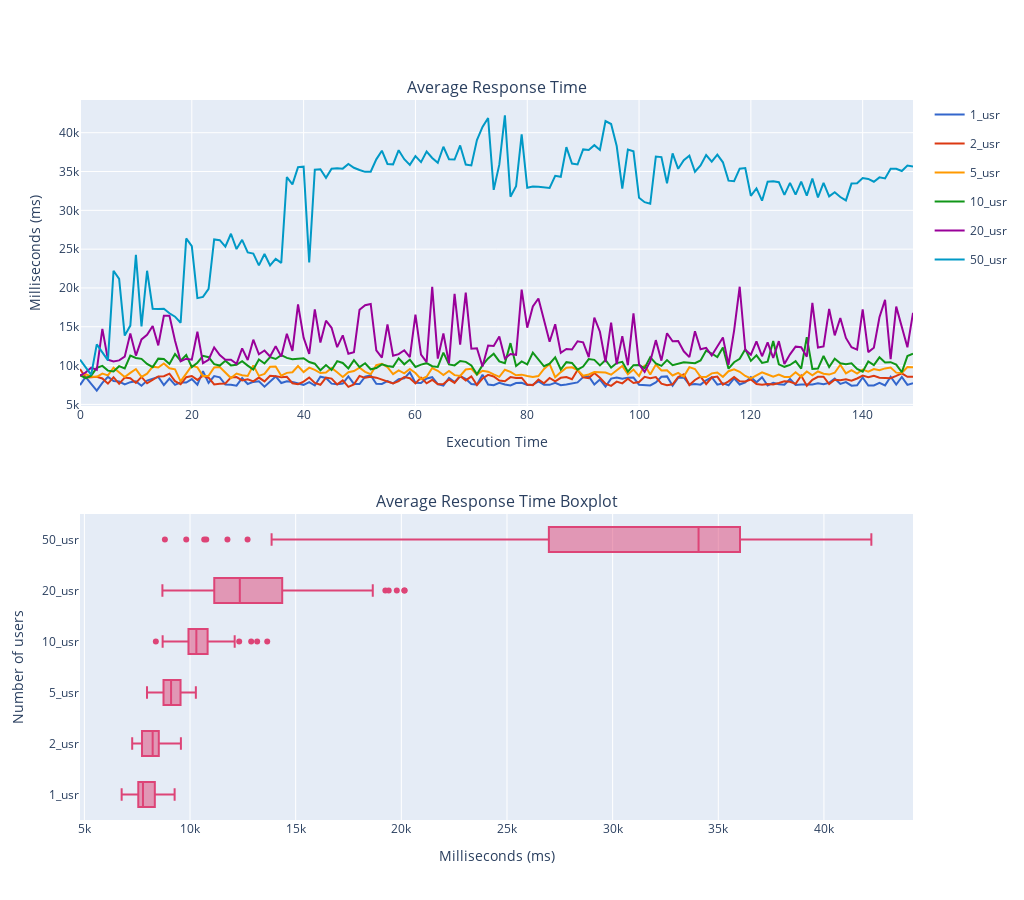

Notebook code cell kept with this figure:
### Code cell
figure1 = px.line(data_frame=merged_pd, 
                       color_discrete_sequence=px.colors.qualitative.G10)

figure2 = px.box(data_frame=merged_pd,
                 x =['1_usr', '2_usr', '5_usr', '10_usr', '20_usr', '50_usr'],
                 color_discrete_sequence=px.colors.qualitative.G10[6:])

# For as many traces that exist per Express figure, get the traces from each plot and store them in an array.
# This is essentially breaking down the Express fig into it's traces
figure1_traces = []
figure2_traces = []

for trace in range(len(figure1["data"])):
    figure1_traces.append(figure1["data"][trace])
for trace in range(len(figure2["data"])):
    figure2_traces.append(figure2["data"][trace])

#Create a 1x2 subplot
aggregated_results = make_subplots(rows=2, cols=1, 
                                   vertical_spacing=0.15,
                                   subplot_titles=['Average Response Time', 'Average Response Time Boxplot']) 

# Get the Express fig broken down as traces and add the traces to the proper plot within in the subplot
for traces in figure1_traces:
    aggregated_results.append_trace(traces, row=1, col=1)
for traces in figure2_traces:
    aggregated_results.append_trace(traces, row=2, col=1)


aggregated_results.update_xaxes(title_text="Execution Time", row=1, col=1)
aggregated_results.update_yaxes(title_text="Milliseconds (ms)", row=1, col=1)

aggregated_results.update_xaxes(title_text="Milliseconds (ms)", row=2, col=1)
aggregated_results.update_yaxes(title_text="Number of users", row=2, col=1)

aggregated_results.update_layout(height=900, width=1024)
aggregated_results.show()

### Figure 1 — Plotly figure (JSON) as saved in the notebook; plotly's stock layout.template omitted (floating-point values rounded to 4 significant figures; data arrays with more than 128 entries replaced by an {"elided": "..."} marker saying what was removed)
{"data": [{"hovertemplate": "variable=1_usr<br>index=%{x}<br>value=%{y}<extra></extra>", "legendgroup": "1_usr", "line": {"color": "#3366CC", "dash": "solid"}, "marker": {"symbol": "circle"}, "mode": "lines", "name": "1_usr", "orientation": "v", "showlegend": true, "type": "scatter", "x": {"elided": "150 int values"}, "xaxis": "x", "y": {"elided": "150 int values"}, "yaxis": "y"}, {"hovertemplate": "variable=2_usr<br>index=%{x}<br>value=%{y}<extra></extra>", "legendgroup": "2_usr", "line": {"color": "#DC3912", "dash": "solid"}, "marker": {"symbol": "circle"}, "mode": "lines", "name": "2_usr", "orientation": "v", "showlegend": true, "type": "scatter", "x": {"elided": "150 int values"}, "xaxis": "x", "y": {"elided": "150 int values"}, "yaxis": "y"}, {"hovertemplate": "variable=5_usr<br>index=%{x}<br>value=%{y}<extra></extra>", "legendgroup": "5_usr", "line": {"color": "#FF9900", "dash": "solid"}, "marker": {"symbol": "circle"}, "mode": "lines", "name": "5_usr", "orientation": "v", "showlegend": true, "type": "scatter", "x": {"elided": "150 int values"}, "xaxis": "x", "y": {"elided": "150 int values"}, "yaxis": "y"}, {"hovertemplate": "variable=10_usr<br>index=%{x}<br>value=%{y}<extra></extra>", "legendgroup": "10_usr", "line": {"color": "#109618", "dash": "solid"}, "marker": {"symbol": "circle"}, "mode": "lines", "name": "10_usr", "orientation": "v", "showlegend": true, "type": "scatter", "x": {"elided": "150 int values"}, "xaxis": "x", "y": {"elided": "150 int values"}, "yaxis": "y"}, {"hovertemplate": "variable=20_usr<br>index=%{x}<br>value=%{y}<extra></extra>", "legendgroup": "20_usr", "line": {"color": "#990099", "dash": "solid"}, "marker": {"symbol": "circle"}, "mode": "lines", "name": "20_usr", "orientation": "v", "showlegend": true, "type": "scatter", "x": {"elided": "150 int values"}, "xaxis": "x", "y": {"elided": "150 int values"}, "yaxis": "y"}, {"hovertemplate": "variable=50_usr<br>index=%{x}<br>value=%{y}<extra></extra>", "legendgroup": "50_usr", "line": {"color": "#0099C6", "dash": "solid"}, "marker": {"symbol": "circle"}, "mode": "lines", "name": "50_usr", "orientation": "v", "showlegend": true, "type": "scatter", "x": {"elided": "150 int values"}, "xaxis": "x", "y": {"elided": "150 int values"}, "yaxis": "y"}, {"alignmentgroup": "True", "hovertemplate": "value=%{x}<br>variable=%{y}<extra></extra>", "legendgroup": "", "marker": {"color": "#DD4477"}, "name": "", "notched": false, "offsetgroup": "", "orientation": "h", "showlegend": false, "type": "box", "x": {"elided": "900 int values"}, "x0": " ", "xaxis": "x2", "y": {"elided": "900 str values"}, "y0": " ", "yaxis": "y2"}], "layout": {"annotations": [{"font": {"size": 16}, "showarrow": false, "text": "Average Response Time", "x": 0.5, "xanchor": "center", "xref": "paper", "y": 1, "yanchor": "bottom", "yref": "paper"}, {"font": {"size": 16}, "showarrow": false, "text": "Average Response Time Boxplot", "x": 0.5, "xanchor": "center", "xref": "paper", "y": 0.425, "yanchor": "bottom", "yref": "paper"}], "height": 900, "width": 1024, "xaxis": {"anchor": "y", "domain": [0, 1], "title": {"text": "Execution Time"}}, "xaxis2": {"anchor": "y2", "domain": [0, 1], "title": {"text": "Milliseconds (ms)"}}, "yaxis": {"anchor": "x", "domain": [0.575, 1], "title": {"text": "Milliseconds (ms)"}}, "yaxis2": {"anchor": "x2", "domain": [0, 0.425], "title": {"text": "Number of users"}}}}
